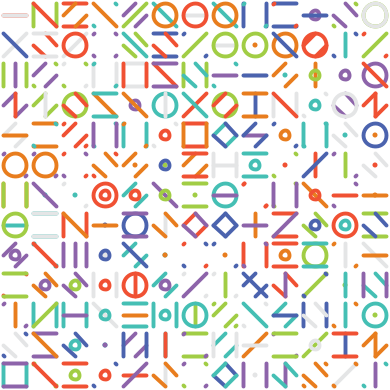
Frame 1 (no input)
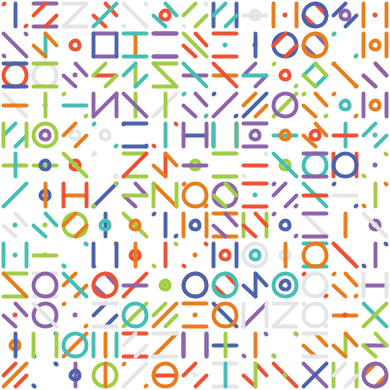
Frame 2 (the mouse pressed at the canvas centre, redrawn once)

The Processing sketch that drew these frames (run headless with seeded random() and noise(); the mouse was pressed at the canvas centre and the sketch redrawn once):

// Processing sketch: processing_81829
// ── processing_81829.pde

// ©2012 Gaston Yagmourian
// yagmourian.com/gaston
// gastony@gmail.com

// Draws multiple circles (with specific random colours) using nested for loop
// and outputs to PDF when space bar is pressed.
// Simplified code using custom functions and arrays

// All values now relative to each other:
// width/height will be filled with as many gridCells as possible.

// Another nice update in this version:
// window size and PDF output are no longer linked,
// so window can be smaller but the PDF will have proper dimensions.



// // imports PDF library
// import processing.pdf.*;

// sets grid cell unit size
float gridCell = 30;				// for business card, use 100 here

// turns gridCell into 100
float relGridCell = map(gridCell, 0, gridCell, 0, 100);

// sets colour values
color customColour[]={
	#E87D1E,	// custom Orange
	#A1CD45,	// custom Green
	#8D64AA,	// custom Purple
	#4B63AE,	// custom Blue
	#F05133,	// custom Red
	#45BFB4,	// custom Turquoise
	#E4E5E6		// custom LightGray
};

// defines toggle and count variables
int toggle, count;

// general setup
void setup(){
	size(390, 390);			// for business card, use (1600, 900) here
	noLoop();				// stops the sketch from updating until redraw() is called
	smooth();
}

// 
void draw(){
	background(255);
	drawHoldingShape();
	// nested for loops arranges shapes in a grid
	for (float x = relGridCell*0.5; x < (width/gridCell)*relGridCell; x = x+relGridCell){
		for (float y = relGridCell*0.5; y < (height/gridCell)*relGridCell; y = y+relGridCell){
	
			// toggles between colours and draws shape
			setStrokeCustomColour();
			drawShape(x, y);

			// toggles between colours and draws shape
			setStrokeCustomColour();
			drawShape(x, y);
		}
	}	
}

// ------------------------------------------------------------

// function toggles between colour variables
void setStrokeCustomColour(){
	toggle = int(random(7));
	stroke(customColour[toggle]);
	fill(customColour[toggle]);
}

// function toggles between shapes to draw
void drawShape(float xpos, float ypos){
	toggle = int(random(13));
	if (toggle == 12){
		drawCircleSmall(xpos, ypos);
	} else if (toggle == 11) {
		drawCircleMid(xpos, ypos);
	} else if (toggle == 10) {
		drawCircleBig(xpos, ypos);
	} else if (toggle == 9) {
		diagonalSmallDown(xpos, ypos);
	} else if (toggle == 8) {
		diagonalMidDown(xpos, ypos);
	} else if (toggle == 7) {
		diagonalBigDown(xpos, ypos);
	} else if (toggle == 6) {
		diagonalSmallUp(xpos, ypos);
	} else if (toggle == 5) {
		diagonalMidUp(xpos, ypos);
	} else if (toggle == 4) {
		diagonalBigUp(xpos, ypos);
	} else if (toggle == 3) {
		drawLineOneHorz(xpos, ypos);
	} else if (toggle == 2) {
		drawLineTwoHorz(xpos, ypos);
	} else if (toggle == 1) {
		drawLineOneVert(xpos, ypos);
	} else {
		drawLineTwoVert(xpos, ypos);
	}
}

// ------------------------------------------------------------

// function draws a white rectangle in the background
// used to align to business card grid in Illustrator
void drawHoldingShape(){
	noStroke();
	fill(255);
	rect(0, 0, width, height);
}

// function draws circleSmall
void drawCircleSmall(float xpos, float ypos){
	pushMatrix();
	// translate(xpos*0.5, ypos*0.5);
	scale(gridCell/100);
	noStroke();   
	ellipse(xpos, ypos, relGridCell*0.17, relGridCell*0.17);
	popMatrix();
}

// function draws circleMid
void drawCircleMid(float xpos, float ypos){
	pushMatrix();
	// translate(xpos*0.5, ypos*0.5);
	scale(gridCell/100);
	noFill();
	strokeCap(ROUND);
	strokeJoin(ROUND);
	strokeWeight(relGridCell*0.13);
	ellipse(xpos, ypos, relGridCell*0.30, relGridCell*0.30);
	popMatrix();
}

// function draws circleBig
void drawCircleBig(float xpos, float ypos){
	pushMatrix();
	// translate(xpos*0.5, ypos*0.5);
	scale(gridCell/100);
	noFill();
	strokeCap(ROUND);
	strokeJoin(ROUND);
	strokeWeight(relGridCell*0.13);
	ellipse(xpos, ypos, relGridCell*0.78, relGridCell*0.78);
	popMatrix();
}

// function draws diagonalSmallDown
void diagonalSmallDown(float xpos, float ypos){
	pushMatrix();
	// translate(xpos*0.5, ypos*0.5);
	scale(gridCell/100);
	noFill();
	strokeCap(ROUND);
	strokeJoin(ROUND);
	strokeWeight(relGridCell*0.13);
	line(xpos+34, ypos-37, xpos+37, ypos-34);
	line(xpos-37, ypos+34, xpos-34, ypos+37);
	popMatrix();
}

// function draws diagonalMidDown
void diagonalMidDown(float xpos, float ypos){
	pushMatrix();
	// translate(xpos*0.5, ypos*0.5);
	scale(gridCell/100);
	noFill();
	strokeCap(ROUND);
	strokeJoin(ROUND);
	strokeWeight(relGridCell*0.13);
	line(xpos-37, ypos, xpos, ypos+37);
	line(xpos, ypos-37, xpos+37, ypos);
	popMatrix();
}

// function draws diagonalBigDown
void diagonalBigDown(float xpos, float ypos){
	pushMatrix();
	// translate(xpos*0.5, ypos*0.5);
	scale(gridCell/100);
	noFill();
	strokeCap(ROUND);
	strokeJoin(ROUND);
	strokeWeight(relGridCell*0.13);
	line(xpos-37, ypos-37, xpos+37, ypos+37);
	popMatrix();
}

// function draws diagonalSmallUp
void diagonalSmallUp(float xpos, float ypos){
	pushMatrix();
	// translate(xpos*0.5, ypos*0.5);
	scale(gridCell/100);
	noFill();
	strokeCap(ROUND);
	strokeJoin(ROUND);
	strokeWeight(relGridCell*0.13);
	line(xpos-37, ypos-34, xpos-34, ypos-37);
	line(xpos+34, ypos+37, xpos+37, ypos+34);
	popMatrix();
}

// function draws diagonalMidUp
void diagonalMidUp(float xpos, float ypos){
	pushMatrix();
	// translate(xpos*0.5, ypos*0.5);
	scale(gridCell/100);
	noFill();
	strokeCap(ROUND);
	strokeJoin(ROUND);
	strokeWeight(relGridCell*0.13);
	line(xpos-37, ypos, xpos, ypos-37);
	line(xpos, ypos+37, xpos+37, ypos);
	popMatrix();
}

// function draws diagonalBigUp
void diagonalBigUp(float xpos, float ypos){
	pushMatrix();
	// translate(xpos*0.5, ypos*0.5);
	scale(gridCell/100);
	noFill();
	strokeCap(ROUND);
	strokeJoin(ROUND);
	strokeWeight(relGridCell*0.13);
	line(xpos-37, ypos+37, xpos+37, ypos-37);
	popMatrix();
}

// function draws lineOneHorz
void drawLineOneHorz(float xpos, float ypos){
	pushMatrix();
	// translate(xpos*0.5, ypos*0.5);
	scale(gridCell/100);
	noFill();
	strokeCap(ROUND);
	strokeJoin(ROUND);
	strokeWeight(relGridCell*0.13);
	line(xpos-37, ypos, xpos+37, ypos);
	popMatrix();
}

// function draws linesTwoHorz
void drawLineTwoHorz(float xpos, float ypos){
	pushMatrix();
	// translate(xpos*0.5, ypos*0.5);
	scale(gridCell/100);
	noFill();
	strokeCap(ROUND);
	strokeJoin(ROUND);
	strokeWeight(relGridCell*0.13);
	line(xpos-37, ypos-37, xpos+37, ypos-37);
	line(xpos-37, ypos+37, xpos+37, ypos+37);
	popMatrix();
}

// function draws lineOneVert
void drawLineOneVert(float xpos, float ypos){
	pushMatrix();
	// translate(xpos*0.5, ypos*0.5);
	scale(gridCell/100);
	noFill();
	strokeCap(ROUND);
	strokeJoin(ROUND);
	strokeWeight(relGridCell*0.13);
	line(xpos, ypos-37, xpos, ypos+37);
	popMatrix();
}

// function draws linesTwoVert
void drawLineTwoVert(float xpos, float ypos){
	pushMatrix();
	// translate(xpos*0.5, ypos*0.5);
	scale(gridCell/100);
	noFill();
	strokeCap(ROUND);
	strokeJoin(ROUND);
	strokeWeight(relGridCell*0.13);
	line(xpos-37, ypos-37, xpos-37, ypos+37);
	line(xpos+37, ypos-37, xpos+37, ypos+37);
	popMatrix();
}

// ------------------------------------------------------------

// upon mouse click, reassigns custom colours to circles
void mousePressed(){
	// PDF recording
	// beginRecord(PDF,"pattern"+count+".pdf");
	redraw();
}

// ------------------------------------------------------------

// if spacebar is pressed, value of count is increased, and PDF is saved
void keyPressed(){
	if (key == ' '){
		count++;		
		// endRecord();
	}	
	if (key == 27){
		exit();
	}
}
